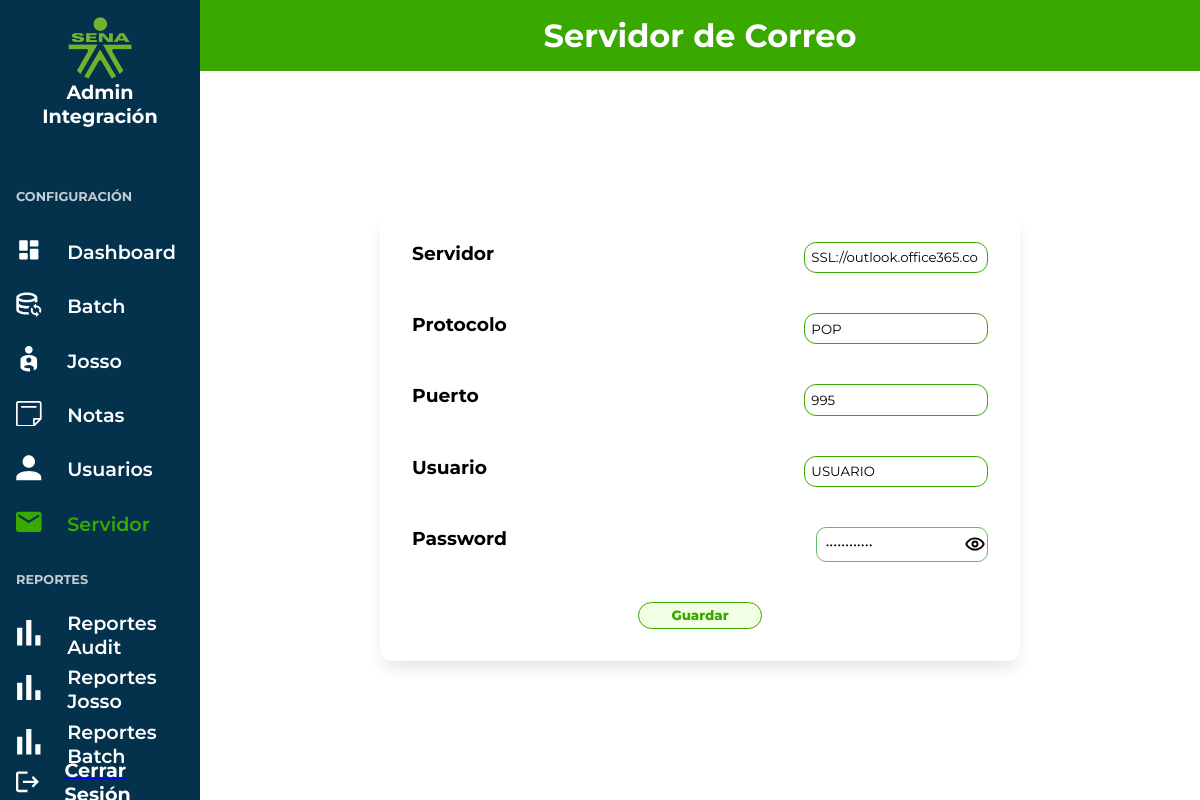
Page /views/server-email.php (signed in) on the committed database.
### tables this page shows
CREATE TABLE IF NOT EXISTS `email_server` (
  `id_email_server` int NOT NULL AUTO_INCREMENT,
  `email_server` varchar(60) NOT NULL,
  `portocol` varchar(50) NOT NULL,
  `port` int NOT NULL,
  `user` varchar(50) NOT NULL,
  `password` varchar(50) NOT NULL,
  `user_id` bigint NOT NULL,
  PRIMARY KEY (`id_email_server`),
  KEY `user_id` (`user_id`)
);

### app/controllers/server/show_server.php (called while the page is built, shortened)
<?php
    require_once '../app/config.php';
    $sql = "SELECT * FROM email_server";
    $stmt = $pdo->query($sql);
    $stmt->execute();
    $resultado = $stmt->fetch(PDO::FETCH_ASSOC);
    if($resultado){
        $email_server = $resultado['email_server'];
        $portocol = $resultado['portocol'];
        $port = $resultado['port'];
        $user = $resultado['user'];
        $password = $resultado['password'];
    }

### views/server/server.php (the view, shortened to what this page needs)
<?php
require_once '../app/controllers/server/show_server.php';
require_once '../app/controllers/server/create_server.php';
?>
<div class="container__form">
    <form class="content__form" method="post" action="../app/controllers/server/create_server.php">
        <div class="form__inputs">
            <h3>Servidor</h3>
            <input type="text" id="servidor" name="email_server" class="form__input" value="<?php echo isset($email_server) ? $email_server : ''  ?>" placeholder="" required <?php echo $_SESSION['role'] == 'reader' ? 'disabled' : '' ?>>
        </div>
        <div class="form__inputs">
            <h3>Protocolo</h3>
            <input type="text" id="portocol" name="portocol" class="form__input" value="<?php echo isset($portocol) ? $portocol : ''  ?>" placeholder="" required <?php echo $_SESSION['role'] == 'reader' ? 'disabled' : '' ?>>
        </div>
        <div class="form__inputs">
            <h3>Puerto</h3>
            <input type="number" id="port" name="port" class="form__input" value="<?php echo isset($port) ? $port : ''  ?>" placeholder="" required <?php echo $_SESSION['role'] == 'reader' ? 'disabled' : '' ?>>
        </div>
        <div class="form__inputs">
            <h3>Usuario</h3>
            <input type="text" id="usuario" name="user" class="form__input" value="<?php echo isset($user) ? $user : ''  ?>" placeholder="" required <?php echo $_SESSION['role'] == 'reader' ? 'disabled' : '' ?>>
        </div>
        <div class="form__inputs">
            <h3>Password</h3>
            <div class="password-input">
                <input type="password" id="password" name="password" class="form__input" value="<?php echo isset($password) ? $password : ''  ?>" placeholder="" required <?php echo $_SESSION['role'] == 'reader' ? 'disabled' : '' ?>>
                <?php
                    if($_SESSION['role'] == 'admin'){
                        echo "
                        <img class='icon_handle' id='icon-toggle' src='../img/RiEyeLine.svg' onclick=\"handleEyeGeneral('../img/','password')\" alt='Toggle Password Visibility'>
                        ";
                    }
                ?>
            </div>
        </div>
        <div class="content__form__botons">
            <?php
            if ($_SESSION['role'] == 'admin') {
                echo "
                <input type='submit' name='Guardar' value='Guardar'>
                ";
                }
            ?>
        </div>
    </form>
</div>

### views/server/css/styles.css (style rules this page uses)
.password-input { display: flex; justify-content: center; align-items: center; padding: .1em; border-radius: 10px; border: none; border: solid 1px #61bb68; }
.password-input input { background-color: none !important; width: 11em; border: none !important; }
img.icon_handle { height: 20px; width: 20px; cursor: pointer; }

### assets/main.css (style rules this page uses)
* { padding: 0; margin: 0; box-sizing: border-box; font-family: 'Montserrat'; }
:root { --primary: #39a900; --secondary: #98fe58; --tertiary: #f2ffe5; --alternate: #29690b; --primary-text: black; --secondary-text: #5d5d5d; --alternate-text: #919191; --primary-background: #fff; --secondary-background: #E6E6E6; --alternate-background: #04324d; --color-success: #52d726; --color-error: #e74c3c; --color-warning: #f1c40f; --color-info: #ffffff; --primary-shadow: 0 4px 6px rgba(0, 0, 0, 0.1), 0 1px 3px rgba(0, 0, 0, 0.08); }
input[type='text'], input[type='email'], input[type='number'], input[type='time'], input[type='password'] { padding: .5em; border-radius: 12px; border: 1px solid var(--primary); transition: .3s box-shadow ease-in-out; }
input[type="submit"], button { padding: .3rem 2rem; cursor: pointer; border-radius: 30px; border: none; transition: all .4s ease-in; font-weight: 800; box-sizing: border-box; background: var(--tertiary); color: var(--primary); border: 1px solid var(--primary); }
.container__form { width: 100%; height: 100vh; display: flex; justify-content: center; align-items: center; }
div.form__inputs { display: flex; width: 100%; justify-content: space-between; gap: 5em; }
.content__form { display: flex; padding: 2em; gap: 2.5em; flex-direction: column; justify-content: center; margin: 0 auto; background: #fff; box-shadow: 0px 10px 15px -3px rgba(0,0,0,0.1); border-radius: 12px; width: 80vh; }
.content__form__botons { margin: 0 auto; }

### rows in the picture
email_server: email_server "SSL://outlook.office365.co", portocol "POP", port "995", user "USUARIO"
